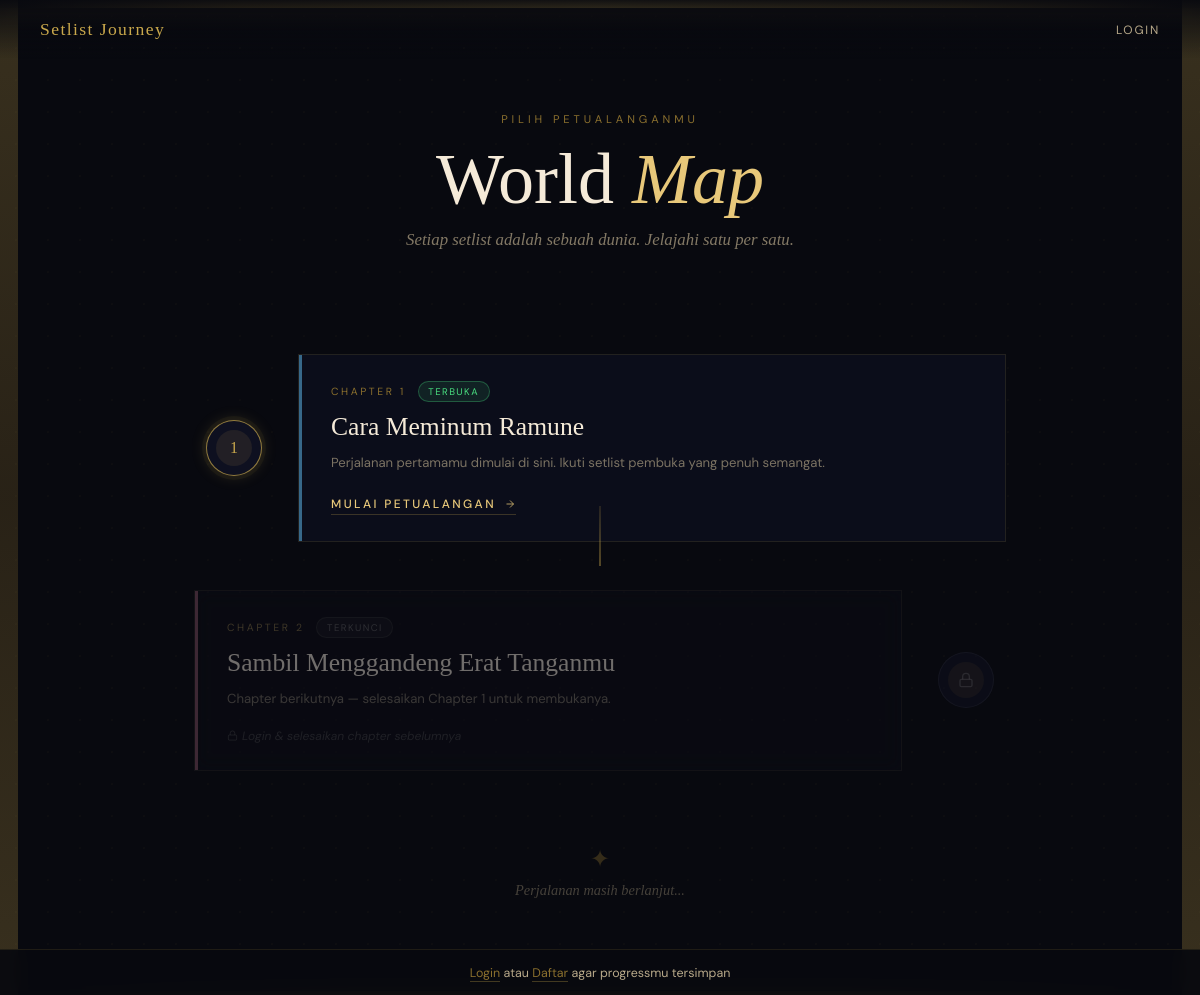
Page /worldmap on the committed database.
### tables this page shows
CREATE TABLE `chapters` (
  `id_chapter` int(11) NOT NULL,
  `judul` varchar(200) NOT NULL,
  `slug` varchar(200) NOT NULL,
  `deskripsi` text DEFAULT NULL,
  `tema_warna` varchar(7) DEFAULT '#C084FC',
  `bg_image` varchar(255) DEFAULT NULL,
  `urutan` int(11) NOT NULL,
  `is_active` tinyint(1) DEFAULT 0,
  `dibuat_pada` timestamp NOT NULL DEFAULT current_timestamp(),
  `dekorasi` varchar(50) DEFAULT 'none'
);

### core/Controller.php (called while the page is built, shortened)
<?php
class Controller {
    protected function view(string $path, array $data = []): void {
        extract($data);
        $viewFile = __DIR__ . '/../app/views/' . $path . '.php';
        require $viewFile;
    }
}

### app/controllers/WorldMapController.php (called while the page is built, shortened)
<?php
require_once BASE_PATH . '/app/models/Chapter.php';
class WorldMapController extends Controller {
    private Chapter  $chapterModel;
    public function __construct() {
        $this->chapterModel  = new Chapter();
    }
    public function index(): void {
        $chapters = $this->chapterModel->getAllActive();
        $progress = [];
        $this->view('worldmap/index', [
            'chapters'   => $chapters,
            'progress'   => $progress,
            'isLoggedIn' => $this->isLoggedIn(),
        ]);
    }
}

### index.php (called while the page is built, shortened)
<?php
require_once BASE_PATH . '/config/database.php';
require_once BASE_PATH . '/core/Router.php';
require_once BASE_PATH . '/core/Model.php';
require_once BASE_PATH . '/core/Controller.php';
function url(string $path = ''): string {
    $base = rtrim(str_replace('\\', '/', dirname($_SERVER['SCRIPT_NAME'])), '/');
    $path = ltrim($path, '/');
    return $path ? "$base/$path" : "$base/";
}
$router = new Router();
$router->get('/',                    'HomeController',      'index');
$router->get('/login',               'AuthController',      'loginForm');
$router->post('/login',              'AuthController',      'login');
$router->get('/register',            'AuthController',      'registerForm');
$router->post('/register',           'AuthController',      'register');
$router->get('/logout',              'AuthController',      'logout');
$router->get('/worldmap',            'WorldMapController',  'index');
$router->get('/chapter/:slug',       'ChapterController',   'show');
$router->get('/track/:id',           'TrackController',     'show');
$router->post('/quest/submit',       'QuestController',     'submit');
$router->get('/quest/next/:id',      'QuestController',     'next');
$router->get('/final/:slug',         'GuestbookController', 'show');
$router->post('/final/:slug',        'GuestbookController', 'store');
$router->get('/admin',                        'AdminController',         'dashboard');
$router->get('/admin/chapters',               'AdminChapterController',  'index');
$router->get('/admin/chapters/create',        'AdminChapterController',  'create');
$router->post('/admin/chapters/store',        'AdminChapterController',  'store');
$router->get('/admin/chapters/:id/edit',      'AdminChapterController',  'edit');
$router->post('/admin/chapters/:id/update',   'AdminChapterController',  'update');
$router->post('/admin/chapters/:id/delete',   'AdminChapterController',  'delete');
$router->post('/admin/chapters/:id/toggle',   'AdminChapterController',  'toggle');
$router->get('/admin/chapters/:id/tracks',           'AdminTrackController', 'index');
$router->get('/admin/chapters/:id/tracks/create',    'AdminTrackController', 'create');
$router->post('/admin/chapters/:id/tracks/store',    'AdminTrackController', 'store');
$router->get('/admin/tracks/:id/edit',               'AdminTrackController', 'edit');
$router->post('/admin/tracks/:id/update',            'AdminTrackController', 'update');
$router->post('/admin/tracks/:id/delete',            'AdminTrackController', 'delete');
$router->get('/admin/tracks/:id/quest',              'AdminQuestController', 'show');
$router->post('/admin/tracks/:id/quest/store',       'AdminQuestController', 'store');
$router->post('/admin/quests/:id/update',            'AdminQuestController', 'update');
$router->post('/admin/quests/:id/delete',            'AdminQuestController', 'delete');
$router->get('/admin/chapters/:id/milestones',       'AdminMilestoneController', 'index');
$router->post('/admin/chapters/:id/milestones/store','AdminMilestoneController', 'store');
$router->post('/admin/milestones/:id/update',        'AdminMilestoneController', 'update');
$router->post('/admin/milestones/:id/delete',        'AdminMilestoneController', 'delete');
$router->get('/admin/users',                  'AdminUserController',     'index');
$router->post('/admin/users/:id/role',        'AdminUserController',     'updateRole');
$router->post('/admin/users/:id/delete',      'AdminUserController',     'delete');
$router->get('/admin/guestbook',              'AdminGuestbookController','index');
$router->post('/admin/guestbook/:id/delete',  'AdminGuestbookController','delete');
$router->dispatch();

### config/database.php (called while the page is built)
<?php
class Database {
    private static ?Database $instance = null;
    private PDO $connection;
    private string $host     = 'localhost';
    private string $dbname   = 'setlist_journey1';
    private string $username = 'root';
    private string $password = '';
    private string $charset  = 'utf8mb4';
    private function __construct() {
        $dsn = "mysql:host={$this->host};dbname={$this->dbname};charset={$this->charset}";
        $options = [
            PDO::ATTR_ERRMODE            => PDO::ERRMODE_EXCEPTION,
            PDO::ATTR_DEFAULT_FETCH_MODE => PDO::FETCH_ASSOC,
            PDO::ATTR_EMULATE_PREPARES   => false,
        ];
        try {
            $this->connection = new PDO($dsn, $this->username, $this->password, $options);
        } catch (PDOException $e) {
            error_log($e->getMessage());
            die("Koneksi database gagal. Silakan coba beberapa saat lagi.");
        }
    }
    public static function getInstance(): static {
        if (static::$instance === null) {
            static::$instance = new static();
        }
        return static::$instance;
    }
    public function getConnection(): PDO {
        return $this->connection;
    }
}

### core/Model.php (called while the page is built, shortened)
<?php
class Model {
    public function __construct() {
        $this->db = Database::getInstance()->getConnection();
    }
}

### app/models/Chapter.php (called while the page is built, shortened)
<?php
class Chapter extends Model {
    public function getAllActive(): array {
        $stmt = $this->db->query(
            "SELECT * FROM chapters ORDER BY urutan ASC"
        );
        return $stmt->fetchAll();
    }
}

### app/views/worldmap/index.php (the view, shortened to what this page needs)
<?php
$isLoggedIn = isset($_SESSION['user_id']);
$userName   = Session::get('user_nama');
?>
<!DOCTYPE html>
<html lang="id">
<head>
  <link rel="stylesheet" href="<?= BASE_URL ?>/public/assets/css/worldmap.css">
</head>
<body>
  <div class="arch"></div>
  <div class="pillar pillar-left"></div>
  <div class="pillar pillar-right"></div>
  <nav class="nav">
    <a href="<?= url('') ?>" class="nav-brand">Setlist Journey</a>
    <div class="nav-links">
      <?php if ($isLoggedIn): ?>
        <span class="nav-user"><svg viewBox="0 0 24 24" fill="none" stroke="currentColor" stroke-width="1.8" style="width:12px;height:12px;vertical-align:-1px;margin-right:3px"><circle cx="12" cy="8" r="4"/><path d="M4 21v-1a8 8 0 0116 0v1"/></svg><?= htmlspecialchars($userName) ?></span>
        <a href="<?= url('logout') ?>">Logout</a>
      <?php else: ?>
        <a href="<?= url('login') ?>">Login</a>
      <?php endif; ?>
    </div>
  </nav>
  <div class="wm-header">
    <p class="wm-label">Pilih Petualanganmu</p>
    <h1 class="wm-title">World <em>Map</em></h1>
    <p class="wm-sub">Setiap setlist adalah sebuah dunia. Jelajahi satu per satu.</p>
  </div>
  <div class="journey-wrapper">
    <div class="journey-path">
      <?php foreach ($chapters as $i => $ch):
        $locked  = $ch['locked'] ?? false;
        $prog    = $progress[$ch['id_chapter']] ?? null;
        $done    = $prog['selesai'] ?? false;
        $started = $prog && !$done && ($prog['track_terbuka'] ?? 1) > 1;
        $side    = $i % 2 === 0 ? 'left' : 'right';
        $status  = $locked ? 'locked' : ($done ? 'done' : ($started ? 'started' : 'unlocked'));
      ?>
      <div class="journey-stop <?= $side ?> <?= $status ?>">
        <?php if ($i > 0): ?>
          <div class="connector"></div>
        <?php endif; ?>
        <div class="stop-node">
          <div class="node-ring">
            <div class="node-dot">
              <?php if ($locked): ?>
                <svg viewBox="0 0 24 24" fill="none" stroke="currentColor" stroke-width="2">
                  <rect x="3" y="11" width="18" height="11" rx="2"/>
                  <path d="M7 11V7a5 5 0 0110 0v4"/>
                </svg>
              <?php elseif ($done): ?>
                <svg viewBox="0 0 24 24" fill="none" stroke="currentColor" stroke-width="2.5">
                  <path d="M5 13l4 4L19 7"/>
                </svg>
              <?php else: ?>
                <span><?= $i + 1 ?></span>
              <?php endif; ?>
            </div>
          </div>
        </div>
        <div class="stop-card">
          <div class="card-inner">
            <div class="card-meta">
              <span class="card-chapter">Chapter <?= $i + 1 ?></span>
              <?php if ($done): ?>
                <span class="card-badge done">Selesai</span>
              <?php elseif ($started): ?>
                <span class="card-badge started">Sedang Berjalan</span>
              <?php elseif (!$locked): ?>
                <span class="card-badge unlocked">Terbuka</span>
              <?php else: ?>
                <span class="card-badge locked">Terkunci</span>
              <?php endif; ?>
            </div>
            <h2 class="card-title"><?= htmlspecialchars($ch['judul']) ?></h2>
            <?php if ($ch['deskripsi']): ?>
              <p class="card-desc"><?= htmlspecialchars($ch['deskripsi']) ?></p>
            <?php endif; ?>
            <?php if (!$locked): ?>
              <a href="<?= url('chapter/' . $ch['slug']) ?>" class="card-btn">
                <?= $done ? 'Lihat Kembali' : ($started ? 'Lanjutkan' : 'Mulai Petualangan') ?>
                <svg viewBox="0 0 24 24" fill="none" stroke="currentColor" stroke-width="1.5">
                  <path d="M5 12h14M12 5l7 7-7 7"/>
                </svg>
              </a>
            <?php else: ?>
              <p class="card-locked-note">
                <svg viewBox="0 0 24 24" fill="none" stroke="currentColor" stroke-width="1.8" style="width:11px;height:11px;vertical-align:-1px;margin-right:4px"><rect x="3" y="11" width="18" height="11" rx="2"/><path d="M7 11V7a5 5 0 0110 0v4"/></svg><?= $isLoggedIn ? 'Selesaikan chapter sebelumnya' : 'Login & selesaikan chapter sebelumnya' ?>
              </p>
            <?php endif; ?>
          </div>
          <div class="card-accent" style="background: <?= htmlspecialchars($ch['tema_warna'] ?? '#c9a84c') ?>"></div>
        </div>
      </div>
      <?php endforeach; ?>
      <div class="journey-end">
        <div class="end-dot">✦</div>
        <p>Perjalanan masih berlanjut...</p>
      </div>
    </div>
  </div>
  <?php if (!$isLoggedIn): ?>
  <div class="guest-bar">
    <p>
      <a href="<?= url('login') ?>">Login</a> atau
      <a href="<?= url('register') ?>">Daftar</a>
      agar progressmu tersimpan
    </p>
  </div>
  <?php endif; ?>
</body>
</html>

### core/Router.php (shortened to what this page needs)
<?php
class Router {
    private array $routes = [];
    public function get(string $path, string $controller, string $method): void {
        $this->routes[] = [
            'method'     => 'GET',
            'path'       => $path,
            'controller' => $controller,
            'action'     => $method,
        ];
    }
    public function post(string $path, string $controller, string $method): void {
        $this->routes[] = [
            'method'     => 'POST',
            'path'       => $path,
            'controller' => $controller,
            'action'     => $method,
        ];
    }
    public function dispatch(): void {
    $requestMethod = $_SERVER['REQUEST_METHOD'];
    $requestUri    = parse_url($_SERVER['REQUEST_URI'], PHP_URL_PATH);
    $requestUri = rtrim($requestUri, '/') ?: '/';
        foreach ($this->routes as $route) {
            $pattern = $this->buildPattern($route['path']);
            if ($route['method'] === $requestMethod && preg_match($pattern, $requestUri, $matches)) {
                $params = array_filter($matches, 'is_string', ARRAY_FILTER_USE_KEY);
                $ctrl = new $route['controller']();
                $ctrl->{$route['action']}($params);
                return;
            }
        }
    }
    private function buildPattern(string $path): string {
        $pattern = preg_replace('/\/:([a-zA-Z_]+)/', '/(?P<$1>[^/]+)', $path);
        return '#^' . $pattern . '$#';
    }
}

### rows in the picture
chapters: shows "TERBUKA", judul "Cara Meminum Ramune", deskripsi "Perjalanan pertamamu dimulai di sini. Ikuti setlist pembuka yang penuh semangat.", shows "MULAI PETUALANGAN"
chapters: shows "TERKUNCI", judul "Sambil Menggandeng Erat Tanganmu", deskripsi "Chapter berikutnya — selesaikan Chapter 1 untuk membukanya.", shows "Login & selesaikan chapter sebelumnya"
